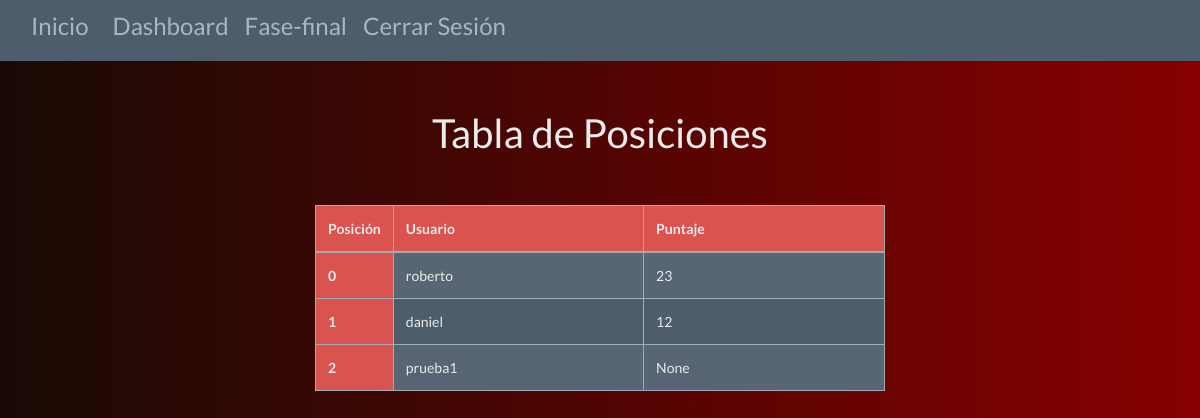
The app's page /tabla-posiciones, older data.
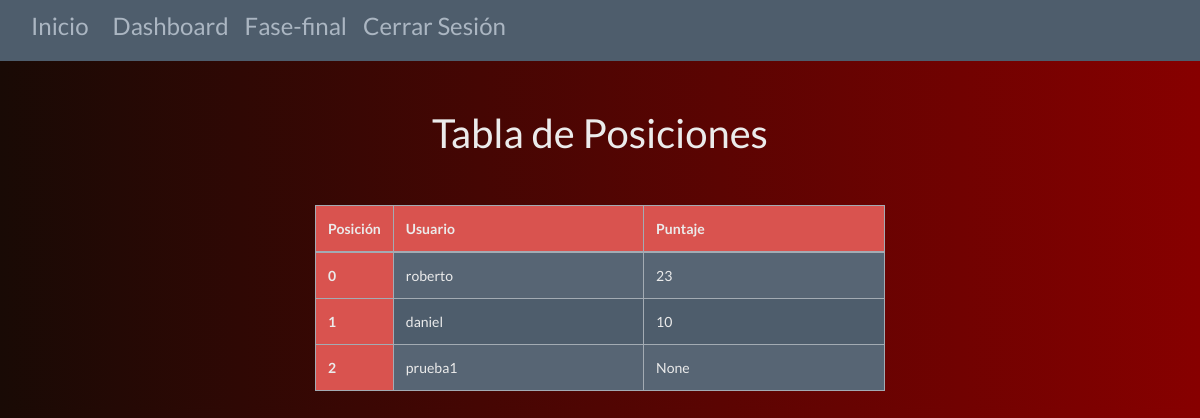
The same page, newer data.
### models.py (models this page shows, shortened)
class Usuario(db.Base):
    __tablename__ = "usuarios"
    __table_args__ = {"sqlite_autoincrement": True}
    id_usuario = Column(Integer, primary_key=True)
    usuario = Column(String(20), nullable=False, unique=True)
    email = Column(String(40), nullable=False)
    password = Column(String(80), nullable=False)
    puntaje = Column(Integer)

### main.py (the view)
@app.route("/tabla-posiciones")
def tabla_posiciones():
    usuarios_db = db.session.query(Usuario).order_by(Usuario.puntaje.desc()).all()
    usuarios = []
    for i, usuario_db in enumerate(usuarios_db):
        usuarios.append({
            'posicion': i,
            'nombre': usuario_db.usuario,
            'puntaje': usuario_db.puntaje,
        })
    return render_template("tabla-posiciones.html", usuarios = usuarios)

### templates/tabla-posiciones.html (shortened to what this page needs)
<!DOCTYPE html>
<html lang="en">
<head>
    <link rel="stylesheet" href="{{ url_for('static', filename='main.css') }}">
    <link rel="stylesheet" href="https://cdn.jsdelivr.net/npm/bootswatch@4.5.2/dist/superhero/bootstrap.min.css"
>
</head>
<body>
    <nav class="navbar navbar-expand-lg bg-dark">
      <div class="container-fluid">
        <a class="navbar-brand text-light" href="/")><h4>Inicio</h4></a>
        <div class="collapse navbar-collapse" id="navbarNavAltMarkup">
          <div class="navbar-nav">
            <a class="nav-link text-light" href="/dashboard"><h4>Dashboard</h4></a>
            <a class="nav-link text-light" href="/fase-final"><h4>Fase-final</h4></a>
            <a class="nav-link text-light" href="{{ url_for('logout') }}"><h4>Cerrar Sesión</h4></a>
          </div>
        </div>
      </div>
    </nav>
    <h1 class="my-5 text-center">Tabla de Posiciones</h1>
    <div class="container" style="width:50%">
        <table class="table table-secondary table-striped table-bordered">
            <thead>
                <tr class="table-danger">
                  <th style="width:10%" scope="col">Posición</th>
                  <th scope="col">Usuario</th>
                  <th scope="col">Puntaje</th>
                </tr>
            </thead>
            <tbody>
                {% for usuario in usuarios %}
                <tr>
                    <th class="table-danger" scope="row">{{usuario.posicion}}</th>
                    <td>{{usuario.nombre}}</td>
                    <td>{{usuario.puntaje}}</td>
                </tr>
                {% endfor %}
            </tbody>
        </table>
    </div>
</body>
</html>

### static/main.css (style rules this page uses)
body { background: #870000; background: -webkit-linear-gradient(to right, #190A05, #870000); background: linear-gradient(to right, #190A05, #870000); }

Row changes from the older to the newer data that the page shows:
changed Usuario "daniel": puntaje "12" → "10"
